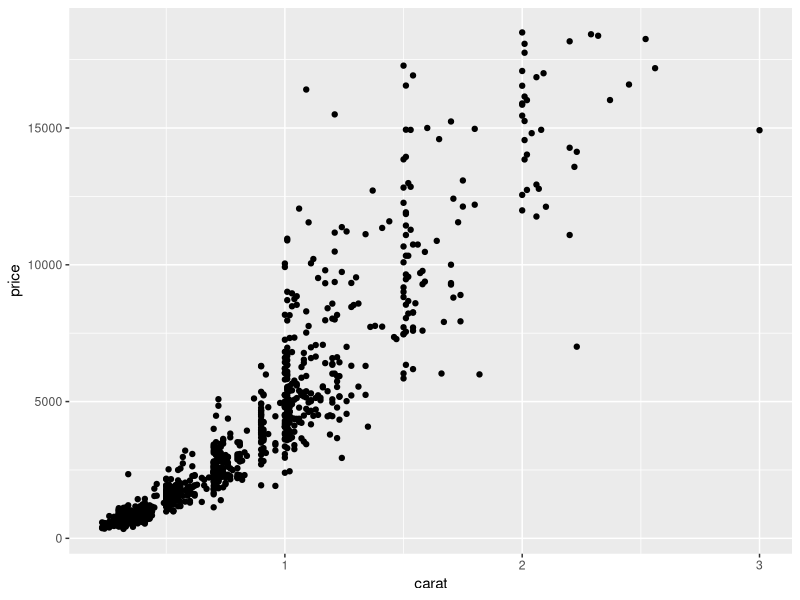
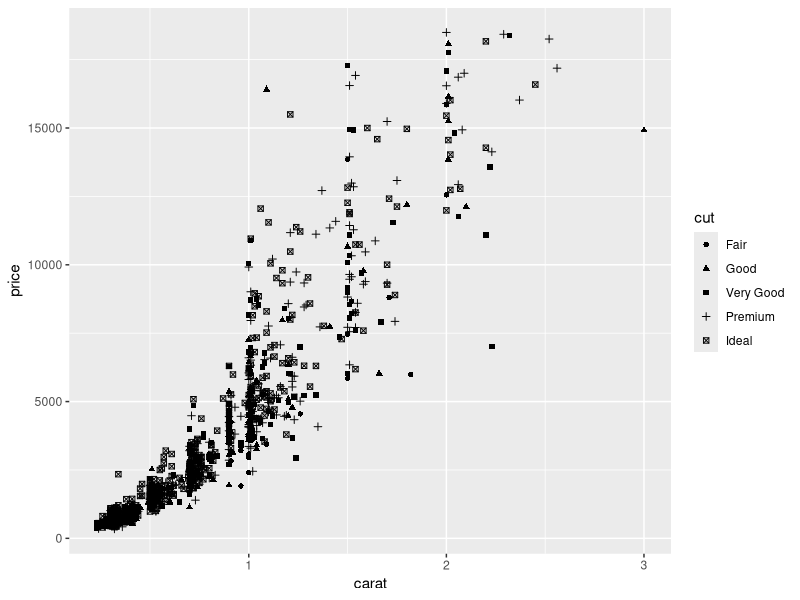
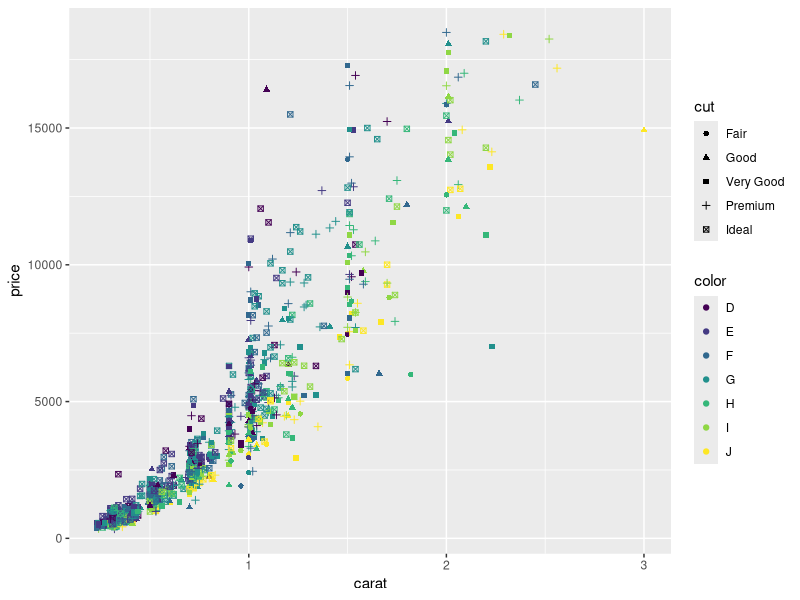
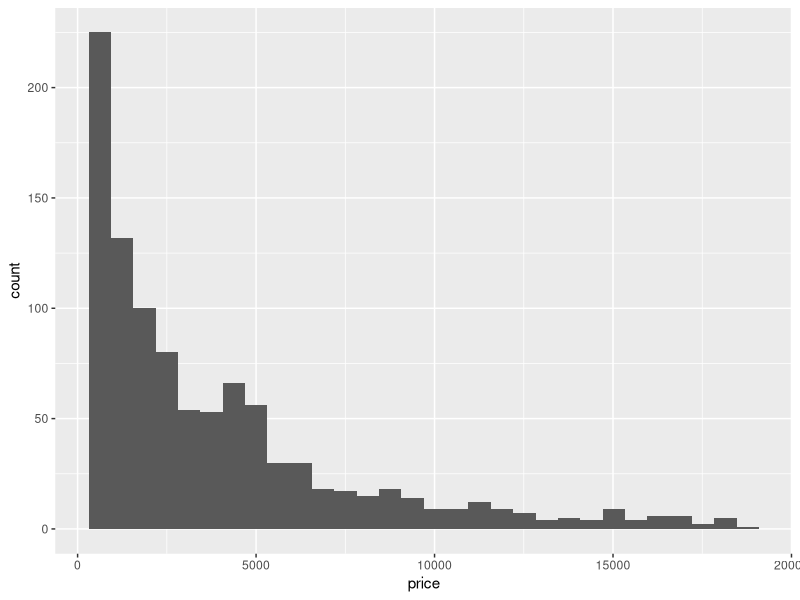
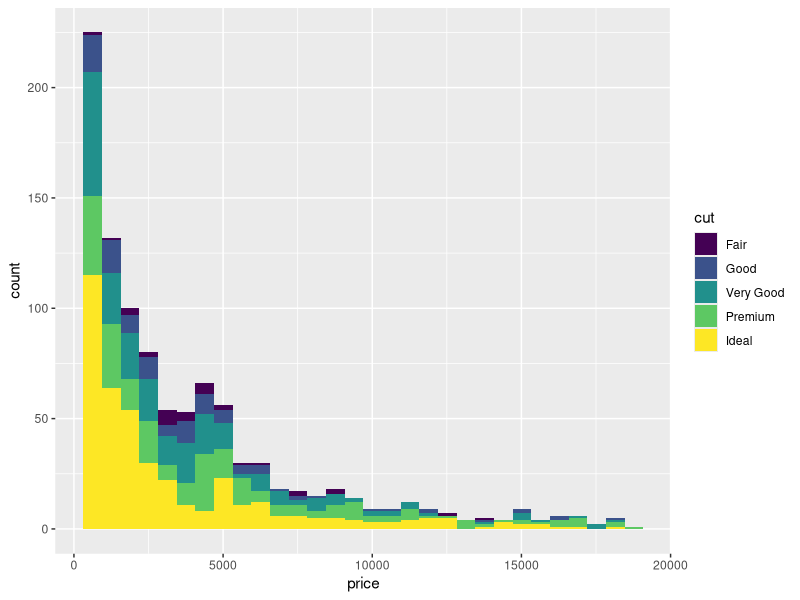
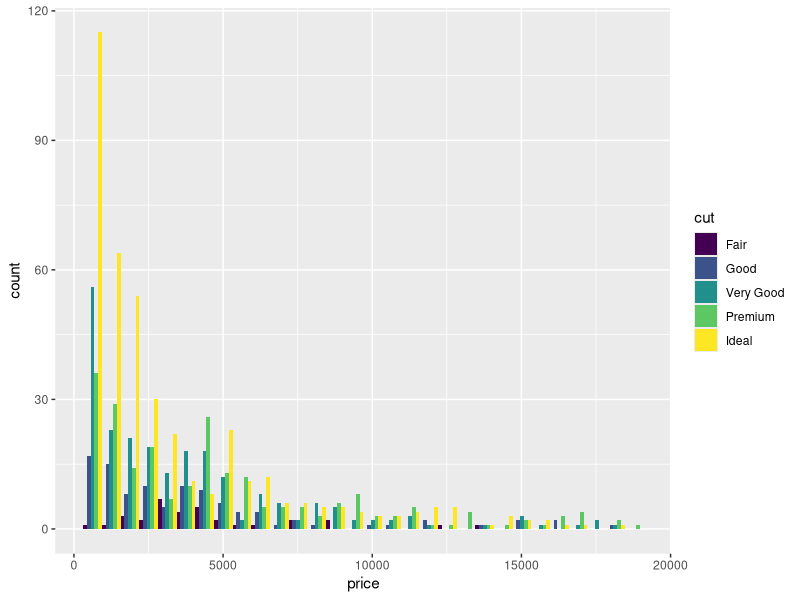
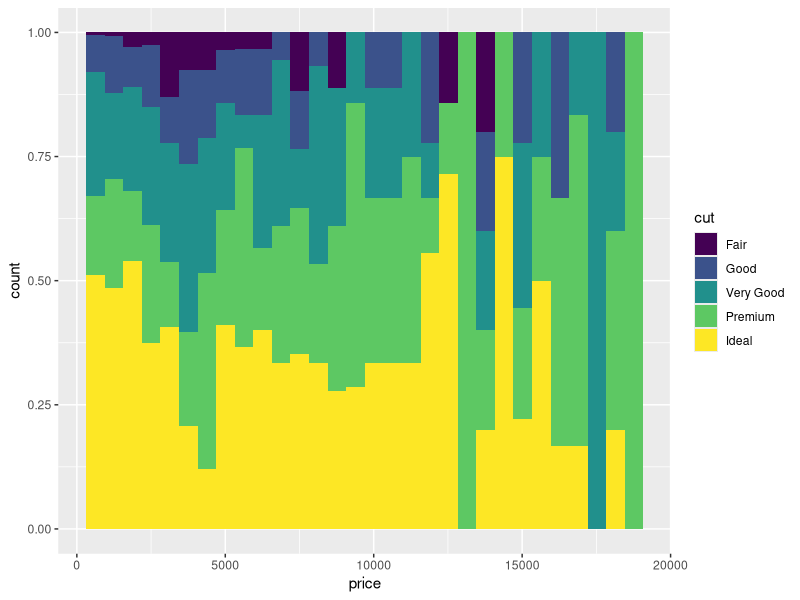
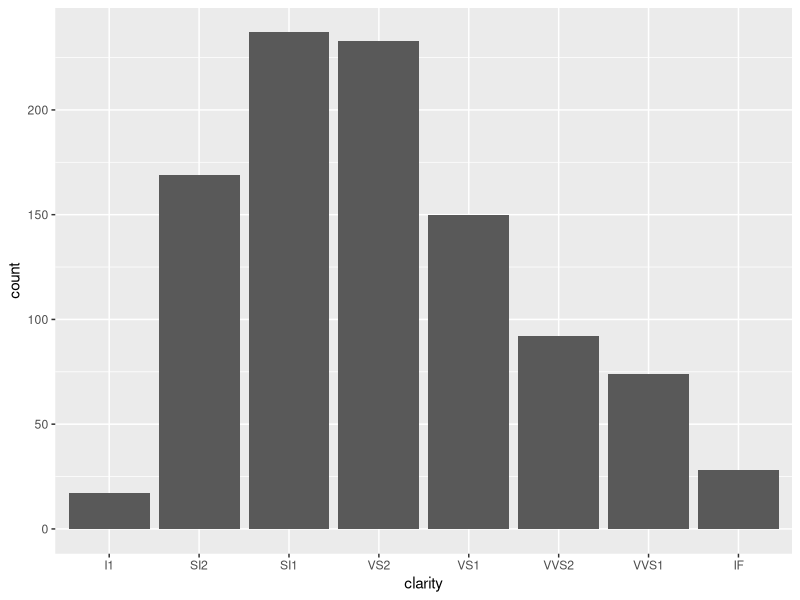

These figures' R source, in order:
## ---- chunk 1
require(ggplot2)
data(diamonds)
set.seed(42)
small<-diamonds[sample(nrow(diamonds),1000),] 
head(small)
summary(small)
## ---- chunk 2
p <- ggplot(data=small, mapping=aes(x=carat, y=price))
## ---- chunk 3
p+geom_point()
## ---- chunk 4
p <- ggplot(data=small, mapping=aes(x=carat, y=price, shape=cut))
p+geom_point()
## ---- chunk 5
p <- ggplot(data=small, mapping=aes(x=carat, y=price, shape=cut, colour=color))
p+geom_point()
## ---- chunk 6
ggplot(small)+geom_histogram(aes(x=price))
## ---- chunk 7
ggplot(small)+geom_histogram(aes(x=price, fill=cut))
## ---- chunk 8
ggplot(small)+geom_histogram(aes(x=price, fill=cut), position="dodge")
## ---- chunk 9
ggplot(small)+geom_histogram(aes(x=price, fill=cut), position="fill")
## ---- chunk 10
ggplot(small)+geom_bar(aes(x=clarity))
## ---- chunk 11
ggplot()+geom_bar(aes(x=c(LETTERS[1:3]),y=1:3), stat="identity")
## ---- chunk 12
ggplot(small)+geom_density(aes(x=price, colour=cut))
## ---- chunk 13
ggplot(small)+geom_density(aes(x=price,fill=clarity))
## ---- chunk 14
ggplot(small)+geom_boxplot(aes(x=cut, y=price,fill=color))
## ---- chunk 15
ggplot(small)+geom_point(aes(x=carat, y=price, shape=cut, colour=color))+scale_y_log10()+scale_colour_manual(values=rainbow(7))
## ---- chunk 16
ggplot(small, aes(x=carat, y=price))+geom_point()+scale_y_log10()+stat_smooth()
## ---- chunk 17
ggplot(small)+geom_bar(aes(x=cut, fill=cut))+coord_flip()
## ---- chunk 18
ggplot(small)+geom_bar(aes(x=factor(1), fill=cut))+coord_polar(theta="y")
## ---- chunk 19
ggplot(small)+geom_bar(aes(x=factor(1), fill=cut))+coord_polar()
## ---- chunk 20
ggplot(small)+geom_bar(aes(x=clarity, fill=cut))+coord_polar()
## ---- chunk 21
require(grid)
require(ggplot2)
 
f1 <- function(x) {
    y1 <- 3*sqrt(1-(x/7)^2)
    y2 <- -3*sqrt(1-(x/7)^2)
    y <- c(y1,y2)
    d <- data.frame(x=x,y=y)
    d <- d[d$y > -3*sqrt(33)/7,]
    return(d)
}
 
x1 <- c(seq(3, 7, 0.001), seq(-7, -3, 0.001))
d1 <- f1(x1)
p1 <- ggplot(d1,aes(x,y)) + geom_point(color="red") +xlab("") + ylab("") + theme_bw()
 
x2 <- seq(-4,4, 0.001)
y2 <- abs(x2/2)-(3*sqrt(33)-7)*x2^2/112-3 + sqrt(1-(abs(abs(x2)-2)-1)^2)
d2 <- data.frame(x2=x2, y2=y2)
p2 <- p1 + geom_point(data=d2, aes(x=x2,y=y2), color="yellow")
 
x3 <- c(seq(0.75,1,0.001), seq(-1,-0.75,0.001))
y3 <- 9-8*abs(x3)
d3 <- data.frame(x3=x3, y3=y3)
p3 <- p2+geom_point(data=d3, aes(x=x3,y=y3), color="green")
 
x4 <- c(seq(0.5,0.75,0.001), seq(-0.75,-0.5,0.001))
y4 <- 3*abs(x4)+0.75
d4 <- data.frame(x4=x4,y4=y4)
p4 <- p3+geom_point(data=d4, aes(x=x4,y=y4), color="steelblue")
  
x5 <- seq(-0.5,0.5,0.001)
y5 <- rep(2.25,length(x5))
d5 <- data.frame(x5=x5,y5=y5)
p5 <- p4+geom_point(data=d5, aes(x=x5,y=y5))
 
x6 <- c(seq(-3,-1,0.001), seq(1,3,0.001))
y6 <- 6 * sqrt(10)/7 +
    (1.5 - 0.5 * abs(x6)) * sqrt(abs(abs(x6)-1)/(abs(x6)-1)) -
    6 * sqrt(10) * sqrt(4-(abs(x6)-1)^2)/14
d6 <- data.frame(x6=x6,y6=y6)
p6 <- p5+geom_point(data=d6,aes(x=x6,y=y6), colour="blue")

multiplot <- function (..., plotlist = NULL, cols = 1, layout = NULL) {
    plots <- c(list(...), plotlist)
    numPlots = length(plots)
    if (is.null(layout)) {
        layout <- matrix(seq(1, cols * ceiling(numPlots/cols)),
            ncol = cols, nrow = ceiling(numPlots/cols))
    }
    if (numPlots == 1) {
        print(plots[[1]])
    }
    else {
        grid.newpage()
        pushViewport(viewport(layout = grid.layout(nrow(layout),
            ncol(layout))))
        for (i in 1:numPlots) {
            matchidx <- as.data.frame(which(layout == i, arr.ind = TRUE))
            print(plots[[i]], vp = viewport(layout.pos.row = matchidx$row,
                layout.pos.col = matchidx$col))
        }
    }
}

multiplot(p1,p2,p3,p4,p5,p6, cols=2)
## ---- chunk 22
ggplot(small, aes(x=carat, y=price))+geom_point(aes(colour=cut))+scale_y_log10() +facet_wrap(~cut)+stat_smooth()
## ---- chunk 23
p <- ggplot(small)+geom_boxplot(aes(x=cut, y=price,fill=color))
p + ggtitle("Price vs Cut")+xlab("Cut")+ylab("Price")
## ---- chunk 24
require(ggthemes)
p + theme_wsj()
## ---- chunk 25
f <- function(x) 1/(x^2-1)
x <- seq(-3,3, by=0.001)
y <- f(x)
d <- data.frame(x=x,y=y)
 
p <- ggplot()
p <- p+geom_rect(fill = "white",color="black",size=3,
aes(NULL, NULL,xmin=-3, xmax=3,
ymin=-3,ymax=3, alpha=0.1))
 
p <- p + geom_line(data=d, aes(x,y), size=3)+ylim(-3,3)

theme_null <- function() {
    theme_bw() %+replace%
	theme(axis.text.x=element_blank(),
	axis.text.y=element_blank(),
	legend.position="none",
	panel.grid.minor=element_blank(),
	panel.grid.major=element_blank(),
	panel.background=element_blank(),
	axis.ticks=element_blank(),
	panel.border=element_blank())
}
 
p+theme_null()+xlab("")+ylab("")
## ---- chunk 26
ggplot(diamonds, aes(carat, price))+ stat_density2d(aes(fill = ..level..), geom="polygon")+ scale_fill_continuous(high='darkred',low='darkgreen')
## ---- chunk 27
f <- function(a, b, y)	a * y * log(y) - 1/b * exp(-(b*y - b/exp(1))^4)

y <- seq(0.001, 1, 0.01)
x1 <- f(3, 30, y)
x2 <- f(2.5, 36, y)
x3 <- f(2, 50, y)

d <- data.frame(x=c(x1,x2,x3), y=rep(y,3), type=rep(LETTERS[1:3], each=length(y)))
p <- ggplot(d, aes(x,y, color=type)) + geom_path()
p <- p+scale_color_discrete(labels=list(expression(paste(alpha==3, ',', beta==30)), expression(paste(alpha==2.5, ',', beta==36)), expression(paste(alpha==2, ',', beta==50)) ))
p <- p+geom_text(x=-0.75, y=.9, label="alpha %.% y %.% log(y) - frac(1, beta) %.% e^-(beta %.% y - frac(beta, e))^4", parse=T, color="black", size=8, family="Helvetica", face="plain")
p+theme_bw() + xlab("")+ylab("") + theme(legend.position=c(.25,.75), legend.title=element_blank())
## ---- chunk 28
theta <- seq(0,24*pi, len=2000)
radius <- exp(cos(theta)) - 2*cos(4*theta) + sin(theta/12)^5
dd <- data.frame(x=radius*sin(theta), y=radius*cos(theta))
ggplot(dd, aes(x, y))+geom_path()+theme_null()+xlab("")+ylab("")
## ---- chunk 29
Normal <- c(0.83, 0.79, 0.99, 0.69)
Cancer <- c(0.56, 0.56, 0.64, 0.52)
m <- c(mean(Normal), mean(Cancer))
s <- c(sd(Normal), sd(Cancer))
d <- data.frame(V=c("Normal", "Cancer"), mean=m, sd=s)
d$V <- factor(d$V, levels=c("Normal", "Cancer"))

p <- ggplot(d, aes(V, mean, fill=V, width=.5))
p <- p+geom_errorbar(aes(ymin=mean, ymax=mean+sd, width=.2), 
                     position=position_dodge(width=.8))
p <- p + geom_bar(stat="identity", position=position_dodge(width=.8), colour="black")
p <- p + scale_fill_manual(values=c("grey80", "white"))
p <- p + theme_bw() +theme(legend.position="none") + xlab("") + ylab("")
p <- p + theme(axis.text.x = element_text(face="bold", size=12), 
               axis.text.y = element_text(face="bold", size=12))
p <- p+scale_y_continuous(expand=c(0,0), limits=c(0, 1.2), breaks=seq(0, 1.2, by=.2))
p <- p+geom_segment(aes(x=1, y=.98, xend=1, yend=1.1))
p <- p+geom_segment(aes(x=2, y=.65, xend=2, yend=1.1))
p <- p+geom_segment(aes(x=1, y=1.1, xend=2, yend=1.1))
p <- p + annotate("text", x=1.5, y=1.08, label="*")
print(p)
